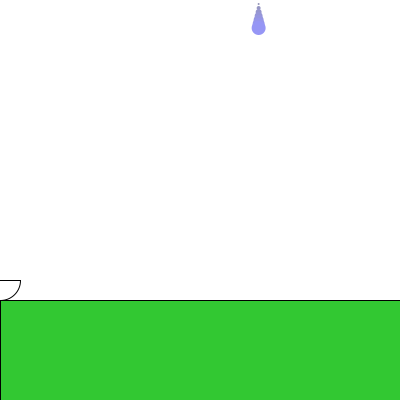
Frame 1 (no input)
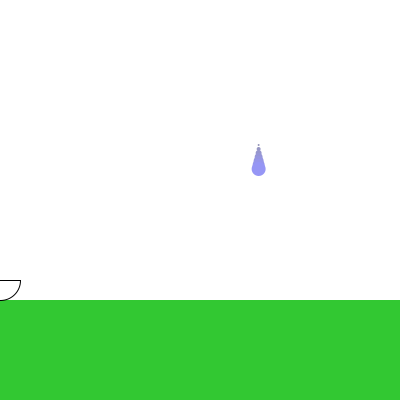
Frame 60 (the mouse pressed at the canvas centre just before this capture)
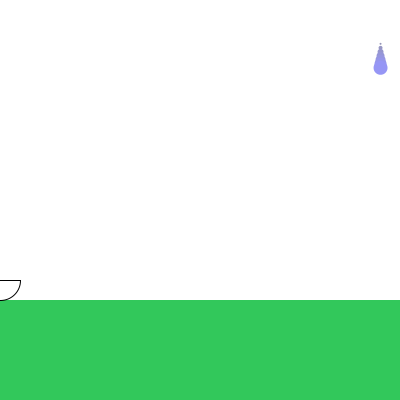
Frame 120 (the mouse held since frame 60 and released just before this capture)

The Processing sketch that drew these frames (run headless with seeded random() and noise(); from frame 60 on, the mouse is pressed at the canvas centre):

// Processing sketch: raindrop1
// ── raindrop1.pde
/*
 * Raindrop Game, Nadeem Abdul Hamid, Fall 2013
 *
 * Try to catch drops in the bowl. If too many fall, the
 * ground gets flooded!
 *
 * inspired by http://www.openprocessing.org/sketch/51282
 */

/* GLOBAL CONSTANTS */
final int GROUND_LEVEL = 300;
final float GRAVITY = .05;
final int BOWL_SIZE = 40;
final color WATER_COLOR = color(150, 150, 200);
final int WIN_OR_LOSE_COUNT = 5;  
 /* WIN_OR_LOSE_COUNT is the number of drops that you need to
    catch to win; and also the number of missed drops that 
    causes you to lose */ 

/* GLOBAL VARIABLES */
// the drop's location
float dropX;
float dropY;
float dropSpeed;

// the bowl's location and how full it is
float bowlX;
float bowlFill;  // a number between (0 and WIN_OR_LOSE_COUNT)

// how much water has hit the ground
float waterLevel; // a number between (0 and WIN_OR_LOSE_COUNT)

// is the game over?
boolean gameOver;


/* MAIN FUNCTIONS ********************************************/
void setup() {
  size(400, 400);
  restartGame();
}

void draw() {
  background(255);
  drawGround();
  drawRaindrop(dropX, dropY, 8);
  drawBowl(bowlX, map(bowlFill, 0, WIN_OR_LOSE_COUNT, 0, 100));

  checkGameOver(); // sets the gameOver variable to true if so
  if (gameOver) {
    drawGameOver(); // show game over screen
  } 
  else {
    moveDrop();   // make drop fall
    checkCatch(dropX, dropY); // see if it's in the bowl
  }
}


/* EVENT HANDLING FUNCTIONS **********************************/

void mouseMoved() {
  bowlX = mouseX;    // sets bowl location to the mouseX coordinate
}

void keyPressed() {
  if (key == ' ' && gameOver) {
     restartGame();
  } 
}


/* GAME INITIALIZATION FUNCTIONS *****************************/

// resets the state of the game
void restartGame() {
  resetDrop();
  bowlX = 0;
  bowlFill = 0.0;
  waterLevel = 0.0;
  gameOver = false;
}

// makes the drop appear at a random location at 
// the top of the window
void resetDrop() {
  dropX = random(0, width);
  dropY = 0;
  dropSpeed = random(.5, 2);
}


/* GAME HELPER FUNCTIONS *************************************/

// see if the game has ended 
// (enough drops in bowl or too many on ground)
void checkGameOver() {
  if (bowlFill >= WIN_OR_LOSE_COUNT
    || waterLevel >= WIN_OR_LOSE_COUNT) {
    gameOver = true;
  }
}

// if drop fallen in bowl, increment the amount of water 
// in the bowl and make the drop reappear at the top
void checkCatch(float x, float y) {
  if (inBowl(x, y, bowlX)) {
    bowlFill = bowlFill + 1;
    resetDrop();
  }
}

// see if a drop at given (x, y) location has fallen in the bowl
boolean inBowl(float x, float y, float bx) {
  return dist(x, y, bx, GROUND_LEVEL - BOWL_SIZE/2) < BOWL_SIZE;
}

// update drop speed and location
void moveDrop() {
  dropSpeed = dropSpeed + GRAVITY;
  dropY = dropY + dropSpeed;
  if (dropY > GROUND_LEVEL) {
    waterLevel++;   // a drop hit the ground
    resetDrop();
  }
}


/* DRAWING FUNCTIONS *****************************************/

void drawGround() {
  fill(50, 200, map(waterLevel, 0, WIN_OR_LOSE_COUNT, 50, 255));
  rect(0, GROUND_LEVEL, width, GROUND_LEVEL);  
}

void drawRaindrop(float x, float y, int size) {
  noStroke();
  for (int i = 0; i < size; i++) {
    fill(150, 150, 175+i*10);
    ellipse(x, y + i*4, i*2, i*2);
  }
}

void drawBowl(float x, float fillpct) {
  stroke(0);
  fill(255);
  arc(bowlX, GROUND_LEVEL - BOWL_SIZE/2, BOWL_SIZE, BOWL_SIZE, 0, PI, CHORD);
  noStroke();
  fill(WATER_COLOR);
  arc(bowlX, GROUND_LEVEL - BOWL_SIZE/2 + map(fillpct, 0, 100, BOWL_SIZE/2, 0), 
  map(fillpct, 0, 100, 0, BOWL_SIZE), map(fillpct, 0, 100, 0, BOWL_SIZE), 
  0, PI);
}

void drawGameOver() {
  fill(WATER_COLOR);
  textSize(48);
  text("GAME OVER!", 50, 200);
  if (bowlFill >= WIN_OR_LOSE_COUNT) {
     fill(0, 255, 0);
     text("YOU WIN!", 50, 275);
  } else {
     fill(255, 0, 0);
     text("YOU LOSE!", 50, 275);
  }
}
